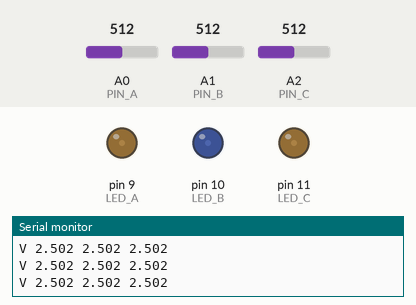
Simulated run of this sketch. Board: Arduino Uno, built with avr-gcc and run on an emulated ATmega328P. On the bench: output pins drawn as LEDs (lit = HIGH), the last lines printed to the serial monitor. Inputs (shaded band) come from the test bench; at power-on: A0 (PIN_A) = 512, A1 (PIN_B) = 512, A2 (PIN_C) = 512.

Above: at 1.2 s.
1.3 s: A0 (PIN_A) set to 716
At 2.0 s:
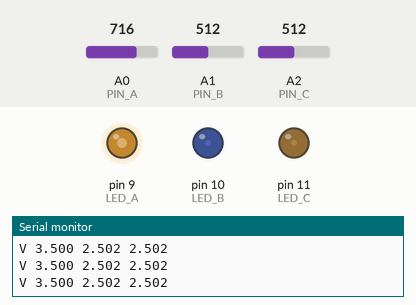
2.8 s: A1 (PIN_B) set to 716
At 3.2 s:
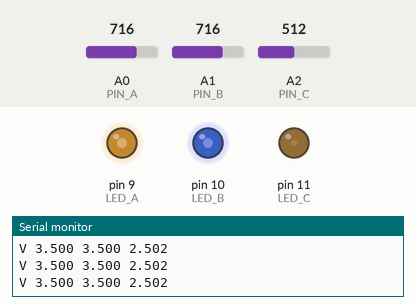
4.3 s: A2 (PIN_C) set to 716
At 5.5 s:
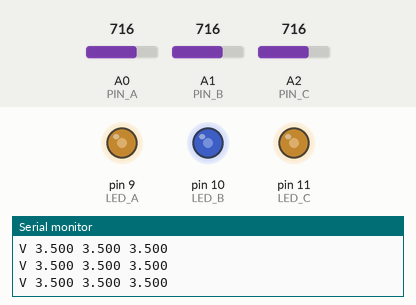
5.8 s: A0 (PIN_A) set to 900
At 6.7 s:
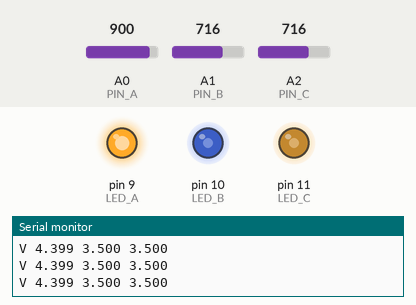
7.3 s: A1 (PIN_B) set to 900
At 7.9 s:
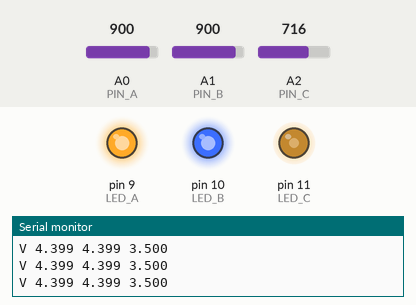
8.8 s: A2 (PIN_C) set to 900
At 10.3 s:
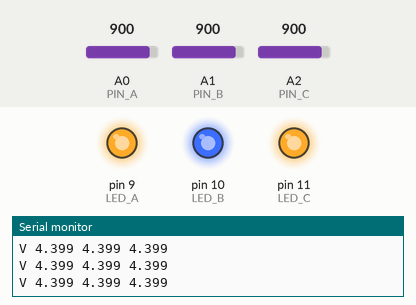
Timing chart, 0 to 11.3 s (numbered marks = the images above; inputs shaded):
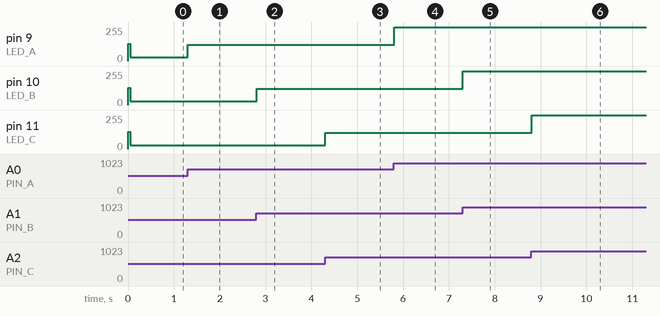

The sketch:

uno_agent.ino
```cpp
/*
 * AgentGrid Arduino Uno Firmware
 *
 * Reads 3 cell voltages on A0/A1/A2 (agents A/B/C).
 * Streams "V <a> <b> <c>\n" over USB serial every 50ms.
 * Drives status LEDs on D9/D10/D11 with brightness proportional
 * to cell voltage (3.0V = dim, 4.2V = full bright).
 *
 * No serial input needed — LED control is fully autonomous.
 *
 * Wiring:
 *   A0 ─ 100Ω ─ Cell A (+)     [5.1V Zener A0→GND for spike protection]
 *   A1 ─ 100Ω ─ Cell B (+)
 *   A2 ─ 100Ω ─ Cell C (+)
 *   All Cell (−) → common GND rail → Uno GND → Pi GND
 *   D9  → 220Ω → LED A → GND
 *   D10 → 220Ω → LED B → GND
 *   D11 → 220Ω → LED C → GND
 *   USB → Raspberry Pi (powers Uno + serial link)
 */

// Analog input pins — one per agent cell
const int PIN_A = A0;
const int PIN_B = A1;
const int PIN_C = A2;

// PWM LED output pins (all PWM-capable on Uno)
const int LED_A = 9;
const int LED_B = 10;
const int LED_C = 11;

// ADC oversampling: average this many reads per report to reduce jitter
const int SAMPLES = 8;

// Stream interval in ms
const unsigned long STREAM_INTERVAL = 50;

// Voltage reference (Uno default: 5.0V)
const float VREF = 5.0f;

// ── Helpers ────────────────────────────────────────────────────────────────

float read_voltage(int pin) {
  long sum = 0;
  for (int i = 0; i < SAMPLES; i++) {
    sum += analogRead(pin);
  }
  return (sum / (float)SAMPLES) * (VREF / 1023.0f);
}

// 3.0V (dead) → brightness 30 (dim but visible)
// 4.2V (full) → brightness 255 (maximum)
uint8_t voltage_to_brightness(float v) {
  float pct = (v - 3.0f) / 1.2f;
  if (pct < 0.0f) pct = 0.0f;
  if (pct > 1.0f) pct = 1.0f;
  return (uint8_t)(30 + pct * 225);
}

// ── Setup & loop ───────────────────────────────────────────────────────────

void setup() {
  Serial.begin(115200);
  pinMode(LED_A, OUTPUT);
  pinMode(LED_B, OUTPUT);
  pinMode(LED_C, OUTPUT);
  // Start at mid-brightness while settling
  analogWrite(LED_A, 128);
  analogWrite(LED_B, 128);
  analogWrite(LED_C, 128);
}

unsigned long last_stream = 0;

void loop() {
  unsigned long now = millis();
  if (now - last_stream < STREAM_INTERVAL) return;
  last_stream = now;

  float vA = read_voltage(PIN_A);
  float vB = read_voltage(PIN_B);
  float vC = read_voltage(PIN_C);

  // Update LEDs autonomously — no Pi command needed
  analogWrite(LED_A, voltage_to_brightness(vA));
  analogWrite(LED_B, voltage_to_brightness(vB));
  analogWrite(LED_C, voltage_to_brightness(vC));

  // Stream to Pi: "V 4.123 3.876 4.001"
  Serial.print("V ");
  Serial.print(vA, 3);
  Serial.print(" ");
  Serial.print(vB, 3);
  Serial.print(" ");
  Serial.println(vC, 3);
}
```

Measured:
- after the input at 1.3 s, pin 9 (LED_A): 30/255 → 123/255 at once
- after the input at 2.8 s, pin 10 (LED_B): 30/255 → 123/255 at once
- after the input at 4.3 s, pin 11 (LED_C): 30/255 → 123/255 at once
- after the input at 5.8 s, pin 9 (LED_A): 123/255 → 255/255 at once
- after the input at 7.3 s, pin 10 (LED_B): 123/255 → 255/255 at once
- after the input at 8.8 s, pin 11 (LED_C): 123/255 → 255/255 at once
